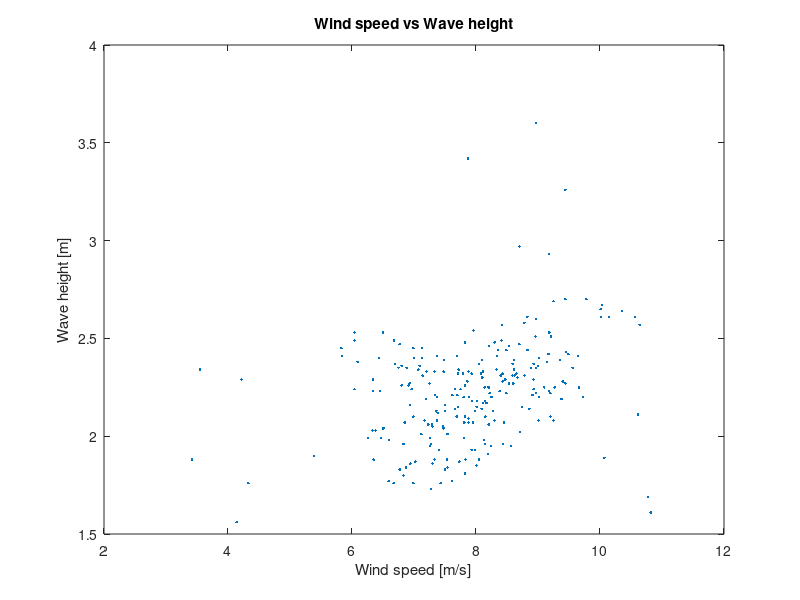

The MATLAB script that drew this image: (Note: this script raises an error after producing the figure.)
close all;
clear;

data = load("data/WindWaveData.dat");

wind = data(:,1);
wave = data(:,2);
N = length(wind);

figure(1)
 plot(wind, wave, '.');
 xlabel("Wind speed [m/s]")
 ylabel("Wave height [m]")
 title("Wind speed vs Wave height")
 
num = sum((wave - mean(wave)) .* (wind-mean(wind))) / (N-1);
den = std(wind) * std(wave);

r_uH = num/den;

conf_interval = sqrt(N-3)/2 * log((1+r_uH)/(1-r_uH));
fprintf("With a correlation coefficient of % 0.3f, we get a confidence interval of %0.2f ", r_uH, conf_interval);
disp("which is outside the 95% interval");

[a,b] = regress(wind, wave);
f = @(u) a + b*u;

figure(1)
 hold on;
 temp_x = linspace(min(wind), max(wind), 5);
 plot(temp_x, a+b*temp_x, 'r')

x = wind;
y = wave; 
t = tinv([0.05/2, 1-0.05/2], N-2);
Sx = std(x);
S_eps = sqrt(sum((y - f(x)).^2) / (N-2));

delta_b = S_eps * t / (sqrt(N-1) * Sx);
delta_a = -((a + (b+delta_b)*mean(wind)) - mean(wave));

fprintf("95%% confidence interval for b: [%0.5f, %0.4f]\n", b+delta_b(1), b+delta_b(2))
fprintf("95%% confidence for interval a: [%0.5f, %0.4f]\n", b+delta_a(1), b+delta_a(2))

figure(1)
 hold on;
 plot(temp_x, (a+delta_a(1))+(b+delta_b(1))*temp_x, 'b')
 plot(temp_x, (a+delta_a(2))+(b+delta_b(2))*temp_x, 'b')
 plot(mean(wind), mean(wave), 'go')
 legend({'Data', 'Linear Fit', 'Lower interval', 'Upper interval', 'mean(x,y)'})
  
r = [((a+delta_a(2))+(b+delta_b(2))*10), ... 
     ((a+delta_a(1))+(b+delta_b(1))*10)];
fprintf("The range at u=10 m/s is [%0.4f, %0.4f]\n", r(2), r(1))
  
wind = [wind; 30];
wave = [wave; 33];
[a,b] = regress(wind, wave);

figure(2)
 plot(wind, wave, '.');
 xlabel("Wind speed [m/s]")
 ylabel("Wave height [m]")
 title("Wind speed vs Wave height with an additional point")
 hold on;
 temp_x = linspace(min(wind), max(wind), 5);
 plot(temp_x, a+b*temp_x, 'r')
  
bs = [];
for i = 1:1000
    mask = randperm(length(wave), 50);
    [a,b] = regress(wind(mask), wave(mask));
    bs = [bs; b];
end

figure(3)
 histogram(bs, 50)
 xlabel("Slope")
 ylabel("Frequency")
 title("Bootstrap method with 1000 iterations")
